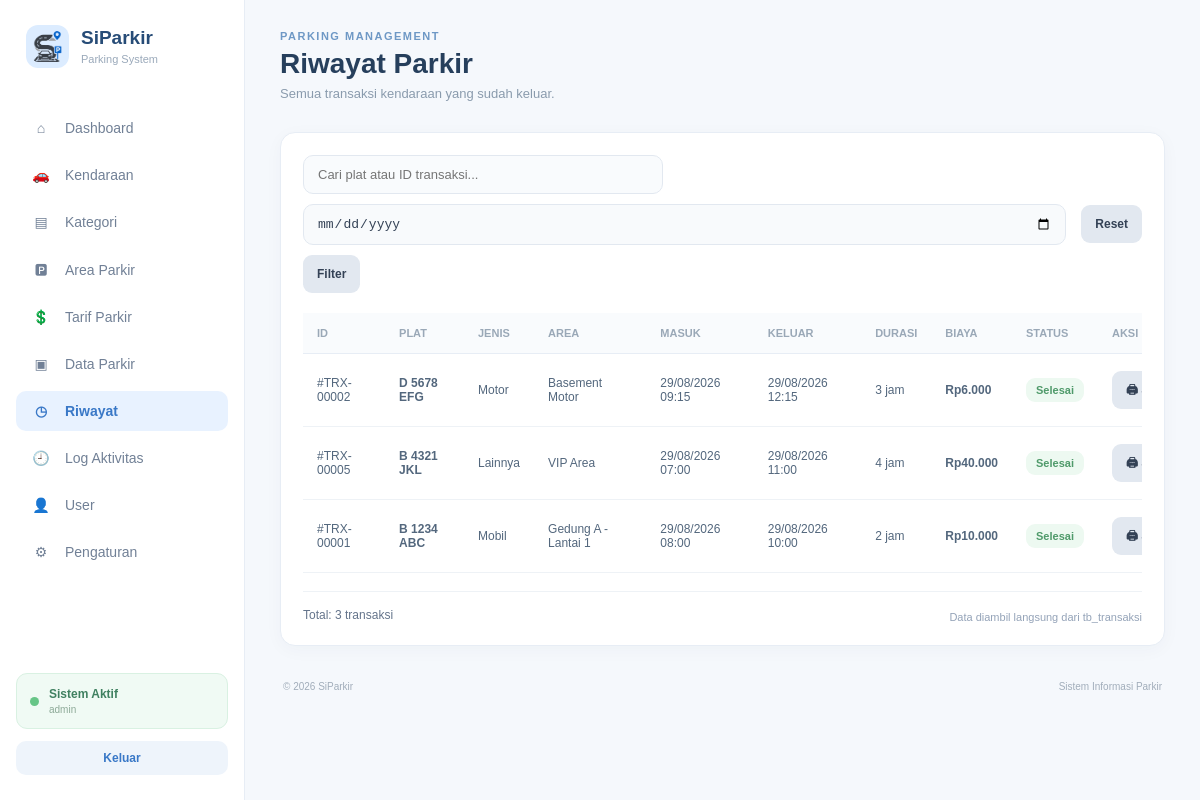
/controller/c_riwayat.php (signed in), run on the app's committed database.
### tables this page shows
CREATE TABLE `tb_transaksi` (
  `id_parkir` int NOT NULL,
  `id_kendaraan` int NOT NULL,
  `waktu_masuk` datetime NOT NULL,
  `waktu_keluar` datetime DEFAULT NULL,
  `id_tarif` int NOT NULL,
  `durasi_jam` int DEFAULT NULL,
  `biaya_total` decimal(10,2) DEFAULT '0.00',
  `status` enum('masuk','keluar') NOT NULL DEFAULT 'masuk',
  `id_user` int NOT NULL,
  `id_area` int NOT NULL
);

CREATE TABLE `tb_kendaraan` (
  `id_kendaraan` int NOT NULL,
  `plat_nomor` varchar(15) NOT NULL,
  `jenis_kendaraan` varchar(20) NOT NULL,
  `warna` varchar(20) DEFAULT NULL,
  `pemilik` varchar(100) DEFAULT NULL,
  `id_user` int NOT NULL
);

CREATE TABLE `tb_area_parkir` (
  `id_area` int NOT NULL,
  `id_kategori` int DEFAULT NULL,
  `nama_area` varchar(50) NOT NULL,
  `kapasitas` int NOT NULL,
  `terisi` int NOT NULL DEFAULT '0'
);

### controller/c_riwayat.php (called while the page is built, shortened)
<?php
require_once __DIR__ . '/../model/m_riwayat.php';
$model=new M_Riwayat();
$riwayat=$model->all($_GET['q']??'',$_GET['tanggal']??'');
require __DIR__.'/../views/v_riwayat.php';

### views/_helpers.php (called while the page is built, shortened)
<?php
function base_url() {
    $projectRoot = str_replace('\\', '/', dirname(__DIR__));
    $docRoot = isset($_SERVER['DOCUMENT_ROOT']) ? str_replace('\\', '/', rtrim($_SERVER['DOCUMENT_ROOT'], '/')) : '';
    if ($docRoot !== '' && stripos($projectRoot, $docRoot) === 0) {
        return rtrim(substr($projectRoot, strlen($docRoot)), '/');
    }
    $script = str_replace('\\', '/', $_SERVER['SCRIPT_NAME'] ?? '');
    return rtrim(dirname(dirname($script)), '/');
}
function e($v){return htmlspecialchars((string)$v, ENT_QUOTES, 'UTF-8');}
function rupiah($v){return 'Rp'.number_format((float)$v,0,',','.');}
function tanggal_id($dt){return $dt?date('d/m/Y H:i',strtotime($dt)):'-';}

### model/m_riwayat.php (called while the page is built, shortened)
<?php
require_once __DIR__ . '/m_koneksi.php';
class M_Riwayat
{
    public function all($keyword='',$tanggal='')
    {
        global $conn; $where="t.status='keluar'";
        $sql="SELECT t.*,k.plat_nomor,k.jenis_kendaraan,a.nama_area,tr.tarif_per_jam FROM tb_transaksi t JOIN tb_kendaraan k ON k.id_kendaraan=t.id_kendaraan JOIN tb_area_parkir a ON a.id_area=t.id_area JOIN tb_tarif tr ON tr.id_tarif=t.id_tarif WHERE $where ORDER BY t.waktu_keluar DESC";
        $q=mysqli_query($conn,$sql); return $q?mysqli_fetch_all($q,MYSQLI_ASSOC):[];
    }
}

### views/v_riwayat.php (the view)
<?php require_once __DIR__.'/_helpers.php'; $current_page_override='v_riwayat.php'; $basePath=base_url(); $bisaCetak=in_array($_SESSION['role']??'',['admin','petugas'],true); ?><!DOCTYPE html><html lang="id"><head><meta charset="UTF-8"><meta name="viewport" content="width=device-width,initial-scale=1"><title>Riwayat - SiParkir</title><link rel="stylesheet" href="<?=e($basePath.'/asset/dashboard_admin.css')?>"></head><body><div class="layout"><?php include __DIR__.'/_sidebar.php'; ?><main class="main"><header class="header"><div><p class="small-title">PARKING MANAGEMENT</p><h1>Riwayat Parkir</h1><p class="subtitle">Semua transaksi kendaraan yang sudah keluar.</p></div></header><section class="page-panel"><form class="toolbar" method="get" action="c_riwayat.php"><div class="inline-form"><input class="search-box" name="q" value="<?=e($_GET['q']??'')?>" placeholder="Cari plat atau ID transaksi..."><input class="form-input date-input" type="date" name="tanggal" value="<?=e($_GET['tanggal']??'')?>"><button class="btn-secondary">Filter</button></div><a class="btn-secondary" href="<?=e($basePath.'/controller/c_riwayat.php')?>">Reset</a></form><div class="table-wrapper"><table class="data-table"><thead><tr><th>ID</th><th>Plat</th><th>Jenis</th><th>Area</th><th>Masuk</th><th>Keluar</th><th>Durasi</th><th>Biaya</th><th>Status</th><?php if($bisaCetak):?><th>Aksi</th><?php endif;?></tr></thead><tbody><?php if(empty($riwayat)):?><tr><td colspan="<?=$bisaCetak?10:9?>" class="empty">Belum ada riwayat transaksi.</td></tr><?php else:foreach($riwayat as $r):?><tr><td>#TRX-<?=str_pad($r['id_parkir'],5,'0',STR_PAD_LEFT)?></td><td><strong><?=e($r['plat_nomor'])?></strong></td><td><?=e(ucfirst($r['jenis_kendaraan']))?></td><td><?=e($r['nama_area'])?></td><td><?=e(tanggal_id($r['waktu_masuk']))?></td><td><?=e(tanggal_id($r['waktu_keluar']))?></td><td><?=e($r['durasi_jam'].' jam')?></td><td><strong><?=rupiah($r['biaya_total'])?></strong></td><td><span class="badge-success">Selesai</span></td><?php if($bisaCetak):?><td><a class="btn-secondary btn-small" target="_blank" href="<?=e($basePath.'/controller/c_struk.php?id='.$r['id_parkir'].'&jenis=transaksi')?>">🖨 Struk</a></td><?php endif;?></tr><?php endforeach;endif;?></tbody></table></div><div class="list-footer"><span>Total: <?=count($riwayat)?> transaksi</span><span class="muted">Data diambil langsung dari tb_transaksi</span></div></section><footer><span>© 2026 SiParkir</span><span>Sistem Informasi Parkir</span></footer></main></div></body></html>

### data on the page
tb_transaksi: id_parkir "00002", id_kendaraan.plat_nomor "D 5678 EFG", id_kendaraan.jenis_kendaraan "Motor", id_area.nama_area "Basement Motor", waktu_masuk "29/08/2026 09:15", waktu_keluar "29/08/2026 12:15", durasi_jam "3 jam", biaya_total "Rp6.000"
tb_transaksi: id_parkir "00005", id_kendaraan.plat_nomor "B 4321 JKL", id_kendaraan.jenis_kendaraan "Lainnya", id_area.nama_area "VIP Area", waktu_masuk "29/08/2026 07:00", waktu_keluar "29/08/2026 11:00", durasi_jam "4 jam", biaya_total "Rp40.000"
tb_transaksi: id_parkir "00001", id_kendaraan.plat_nomor "B 1234 ABC", id_kendaraan.jenis_kendaraan "Mobil", id_area.nama_area "Gedung A - Lantai 1", waktu_masuk "29/08/2026 08:00", waktu_keluar "29/08/2026 10:00", durasi_jam "2 jam", biaya_total "Rp10.000"

### other printed values
$icon "⌂"
$label "Dashboard"
$icon "🚗"
$label "Kendaraan"
$icon "▤"
$label "Kategori"
$icon "🅿"
$label "Area Parkir"
$icon "💲"
$label "Tarif Parkir"
$icon "▣"
$label "Data Parkir"
$icon "◷"
$label "Riwayat"
$icon "🕘"
